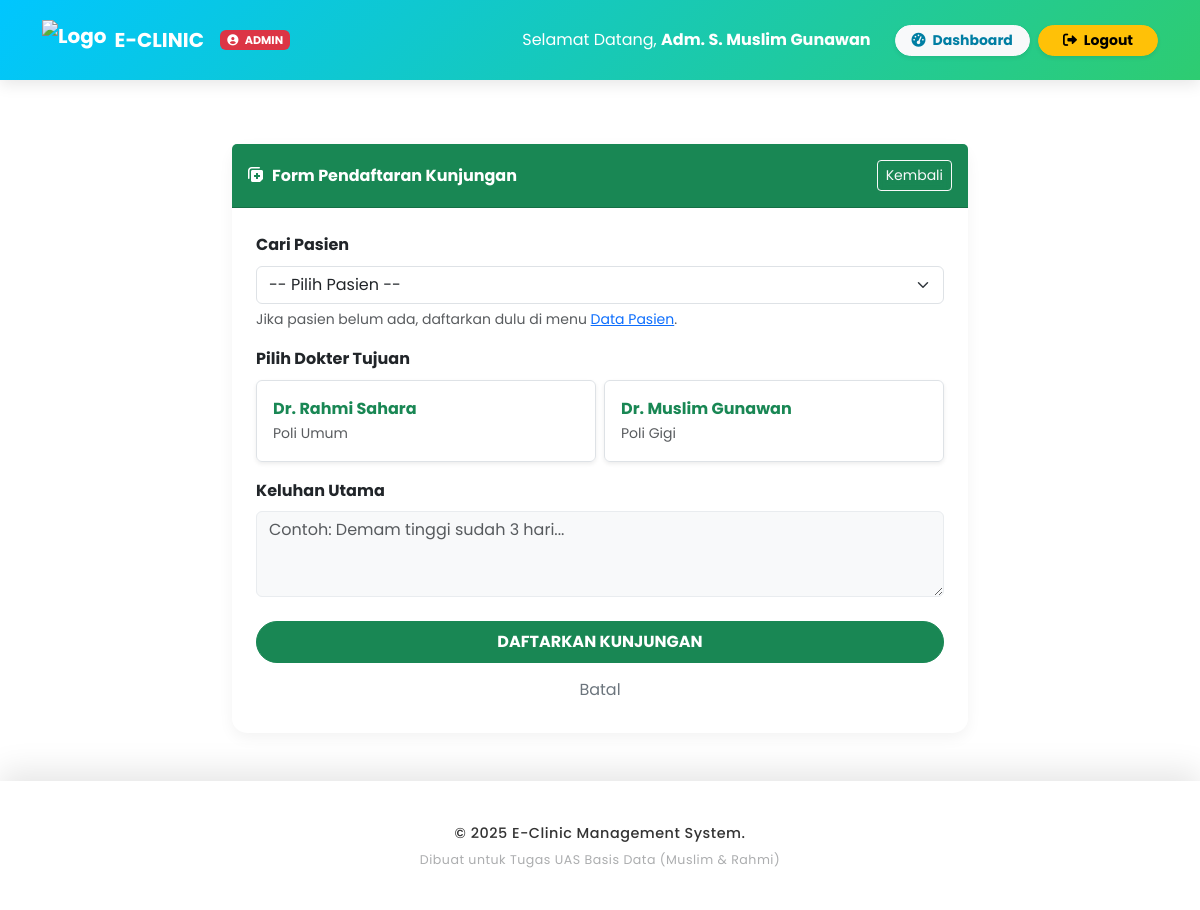
The page /Resepsionis/pendaftaran.php (signed in) on the database its author committed.
### tables this page shows
CREATE TABLE `dokter` (
  `id_dokter` int(11) NOT NULL,
  `id_user` int(11) NOT NULL,
  `nama_dokter` varchar(100) NOT NULL,
  `spesialisasi` varchar(50) DEFAULT NULL,
  `no_hp` varchar(50) DEFAULT NULL,
  `id_poli` int(11) DEFAULT NULL
);

CREATE TABLE `poli` (
  `id_poli` int(11) NOT NULL,
  `nama_poli` varchar(50) NOT NULL,
  `lokasi_ruangan` varchar(20) DEFAULT NULL
);

### Resepsionis/pendaftaran.php (the view, shortened to what this page needs)
<?php
$path_prefix = '../';
include $path_prefix . 'layout/header.php';
?>
<div class="container mb-5">
    <div class="row justify-content-center">
        <div class="col-md-8">
            <div class="card glass-card mt-4">
                <div class="card-header bg-success text-white py-3 fw-bold">
                    <div class="d-flex justify-content-between align-items-center">
                        <span><i class="fas fa-notes-medical me-2"></i>Form Pendaftaran Kunjungan</span>
                        <a href="index.php" class="btn btn-sm btn-outline-light btn-back">Kembali</a>
                    </div>
                </div>
                <div class="card-body p-4">
                    <form method="POST">
                        <div class="mb-3">
                            <label class="form-label fw-bold">Cari Pasien</label>
                            <select name="pasien" class="form-select" required>
                                <option value="">-- Pilih Pasien --</option>
                            </select>
                            <div class="form-text">Jika pasien belum ada, daftarkan dulu di menu <a href="pasien.php">Data Pasien</a>.</div>
                        </div>
                        <div class="mb-3">
                            <label class="form-label fw-bold">Pilih Dokter Tujuan</label>
                            <div class="row g-2">
                                <?php
                                $qd = mysqli_query($conn, "SELECT d.id_dokter, d.nama_dokter, p.nama_poli
                                                           FROM dokter d JOIN poli p ON d.id_poli = p.id_poli");
                                while($rd = mysqli_fetch_assoc($qd)):
                                ?>
                                <div class="col-md-6">
                                    <label class="btn btn-outline-light text-dark border w-100 text-start p-3 shadow-sm h-100" for="doc_<?= $rd['id_dokter'] ?>">
                                        <div class="fw-bold text-success"><?= $rd['nama_dokter'] ?></div>
                                        <small class="text-muted"><?= $rd['nama_poli'] ?></small>
                                    </label>
                                </div>
                                <?php endwhile; ?>
                            </div>
                        </div>
                        <div class="mb-4">
                            <label class="form-label fw-bold">Keluhan Utama</label>
                            <textarea name="keluhan" class="form-control" rows="3" placeholder="Contoh: Demam tinggi sudah 3 hari..." required></textarea>
                        </div>
                        <div class="d-grid gap-2">
                            <button type="submit" name="daftar" class="btn btn-success fw-bold py-2 rounded-pill">DAFTARKAN KUNJUNGAN</button>
                            <a href="index.php" class="btn btn-link text-secondary text-decoration-none">Batal</a>
                        </div>
                    </form>
                </div>
            </div>
        </div>
    </div>
</div>
<?php include $path_prefix . 'layout/footer.php'; ?>

### assets/css/style.css (style rules this page uses)
:root { --primary: #00c6ff; --primary-dark: #007ea3; --secondary: #2ecc71; --bg-light: #f8f9fa; --gradient-main: linear-gradient(135deg, #00c6ff 0%, #2ecc71 100%); --gradient-green: linear-gradient(135deg, #2ecc71 0%, #27ae60 100%); --gradient-mix: linear-gradient(135deg, #00c6ff 0%, #2ecc71 100%); }
body { background: #ffffff; font-family: 'Poppins', sans-serif; line-height: 1.6; color: #333; min-height: 100vh; display: flex; flex-direction: column; padding-top: 120px; }
.glass-card { background: rgba(255, 255, 255, 0.35); backdrop-filter: blur(25px); -webkit-backdrop-filter: blur(25px); border: 1px solid rgba(255, 255, 255, 0.6); box-shadow: 0 15px 35px rgba(0, 0, 0, 0.15); border-radius: 20px; transition: all 0.4s ease; }
.card { border-radius: 15px; border: none; transition: transform 0.3s, box-shadow 0.3s; background: #ffffff; box-shadow: 0 5px 15px rgba(0, 0, 0, 0.05); }
.form-control { background: #f8f9fa; border: 1px solid #e9ecef; backdrop-filter: none; transition: all 0.3s ease; color: #333; }
.btn { transition: all 0.3s cubic-bezier(0.25, 0.8, 0.25, 1); position: relative; overflow: hidden; backdrop-filter: blur(5px); }

### rows shown on the page
dokter: nama_dokter "Dr. Rahmi Sahara", id_poli.nama_poli "Poli Umum"
dokter: nama_dokter "Dr. Muslim Gunawan", id_poli.nama_poli "Poli Gigi"

### other values the page prints
$_SESSION['role'] "ADMIN"
$_SESSION['nama'] "Adm. S. Muslim Gunawan"
